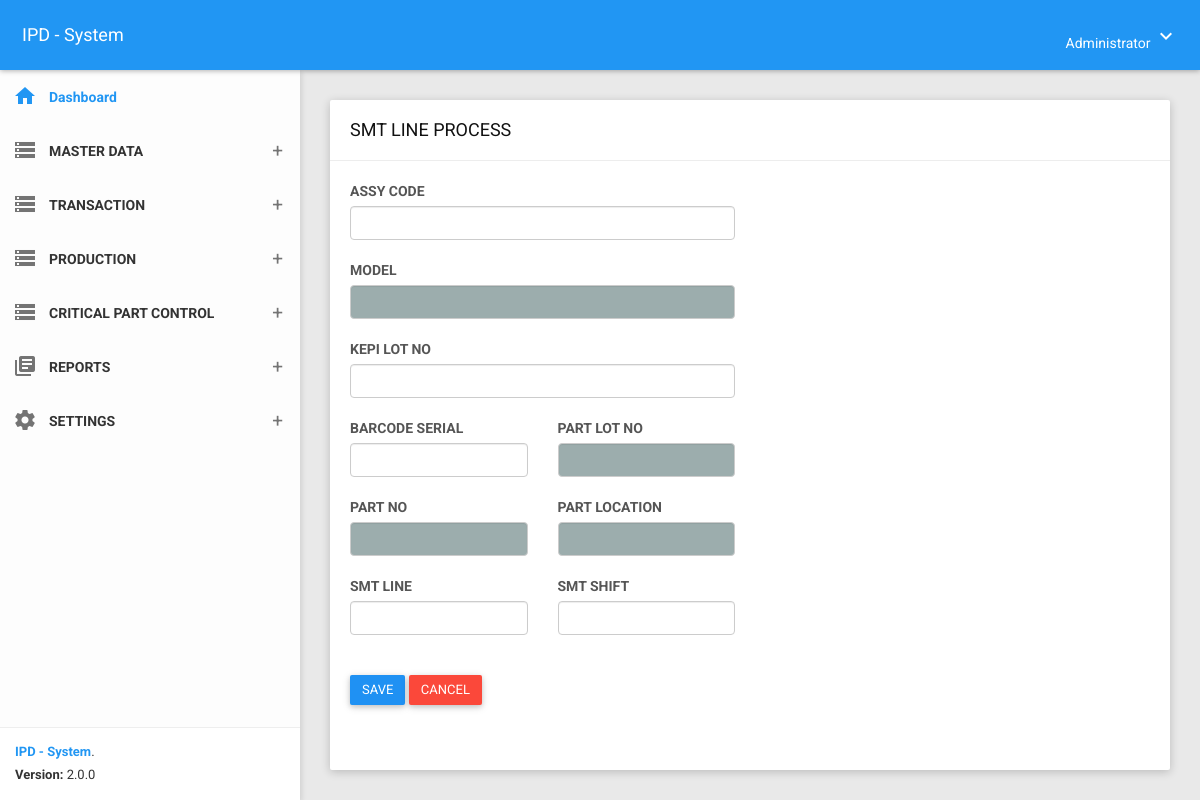
/smtprocess (signed in), run on the app's committed database.
### tables this page shows
CREATE TABLE `tblsetting` (
  `id` int NOT NULL,
  `company` varchar(100) NOT NULL,
  `address` text NOT NULL,
  `createdby` varchar(50) NOT NULL
);

CREATE TABLE `t_menugroups` (
  `menugroup` int NOT NULL,
  `description` varchar(50) NOT NULL,
  `_index` int DEFAULT NULL,
  `icon` varchar(200) DEFAULT NULL,
  `createdon` timestamp NOT NULL DEFAULT CURRENT_TIMESTAMP,
  `createdby` varchar(50) NOT NULL
);

### app/core/Controller.php (called while the page is built, shortened)
<?php
class Controller{
	public function view($view, $data = [])
	{
		require_once 'app/views/' . $view . '.php';
	}
}

### app/core/App.php (called while the page is built, shortened)
<?php
class App{
	protected $method = 'index';
	protected $params = [];
	public function __construct(){
		$this->controller = new $this->controller;
		call_user_func_array([$this->controller, $this->method], $this->params);
	}
}

### index.php (called while the page is built, shortened)
<?php
$app = new App;

### app/views/templates/header_a.php (the view, shortened to what this page needs)
<?php
    $dsn = "mysql:host=".DB_HOST.";dbname=".DB_NAME."";
    $pdo = new PDO($dsn, DB_USER, DB_PASS);
    $user = $_SESSION['usr']['user'];
    $query1 = $pdo->query("SELECT distinct * FROM v_user_menugroup WHERE username='$user' order by _index asc");
    $query3 = $pdo->query("SELECT * FROM tblsetting where id = '1'");
    $menuGroups = $query1->fetchAll();
    $setting    = $query3->fetch();
?>
<!DOCTYPE html>
<html>
<head>
    <link href="<?= BASEURL; ?>/plugins/bootstrap/css/bootstrap.css" rel="stylesheet">
    <link href="<?= BASEURL; ?>/plugins/node-waves/waves.css" rel="stylesheet" />
    <link href="<?= BASEURL; ?>/plugins/animate-css/animate.css" rel="stylesheet" />
    <link href="<?= BASEURL; ?>/plugins/jquery-datatable/skin/bootstrap/css/dataTables.bootstrap.css" rel="stylesheet">
    <link href="<?= BASEURL; ?>/plugins/sweetalert/sweetalert.css" rel="stylesheet" />
    <link href="<?= BASEURL; ?>/plugins/bootstrap-select/css/bootstrap-select.css" rel="stylesheet" />
    <link href="<?= BASEURL; ?>/css/style.css" rel="stylesheet">
    <link href="<?= BASEURL; ?>/css/themes/all-themes.css" rel="stylesheet" />
    <link href="<?= BASEURL; ?>/assets/select2/select2.min.css" rel="stylesheet" />
    <link href="<?= BASEURL; ?>/css/ui-autocomplete.css" rel="stylesheet">
    <link href="<?= BASEURL; ?>/plugins/multi-select/css/multi-select.css" rel="stylesheet">
</head>
<body class="theme-blue">
    <nav class="navbar">
        <div class="container-fluid">
            <div class="navbar-header">
                <a class="navbar-brand" href="<?= BASEURL; ?>"><?= $setting['company']; ?></a>
            </div>
            <div class="collapse navbar-collapse" id="navbar-collapse">
                <ul class="nav navbar-nav navbar-right">
                    <li class="dropdown">
                        <a href="javascript:void(0);" class="dropdown-toggle" data-toggle="dropdown" role="button">
                            <span><?= $_SESSION['usr']['name']; ?></span>
                            <i class="material-icons">keyboard_arrow_down</i>
                        </a>
                    </li>
                </ul>
            </div>
        </div>
    </nav>
    <section>
        <aside id="leftsidebar" class="sidebar">
            <div class="menu">
                <ul class="list">
                    <li class="active">
                        <a href="<?= BASEURL; ?>">
                            <i class="material-icons">home</i>
                            <span>Dashboard </span>
                        </a>
                    </li>
                    <?php foreach($menuGroups as $menugroup) : ?>
                        <li>
                            <a href="javascript:void(0);" class="menu-toggle">
                                <i class="material-icons"><?= $menugroup['icon']; ?></i>
                                <span><?= $menugroup['description']; ?></span>
                            </a>
                        </li>
                    <?php endforeach; ?>
                </ul>
            </div>
            <div class="legal">
                <div class="copyright">
                    <a href="javascript:void(0);">IPD - System</a>.
                </div>
                <div class="version">
                    <b>Version: </b> 2.0.0
                </div>
            </div>
        </aside>
    </section>

### css/themes/all-themes.css (style rules this page uses)
.theme-blue .navbar { background-color: #2196F3; }
.theme-blue .navbar-brand { color: #fff; }
.theme-blue .nav > li > a { color: #fff; }
.theme-blue .sidebar .menu .list li.active { background-color: transparent; }
.theme-blue .sidebar .menu .list li.active > :first-child i, .theme-blue .sidebar .menu .list li.active > :first-child span { color: #2196F3; }
.theme-blue .sidebar .legal { background-color: #fff; }
.theme-blue .sidebar .legal .copyright a { color: #2196F3 !important; }

### data on the page
tblsetting: company "IPD - System"
t_menugroups: description "MASTER DATA"
t_menugroups: description "TRANSACTION"
t_menugroups: description "PRODUCTION"
t_menugroups: description "CRITICAL PART CONTROL"
t_menugroups: description "REPORTS"
t_menugroups: description "SETTINGS"

### other printed values
$_SESSION['usr']['name'] "Administrator"
$data['menu'] "SMT LINE PROCESS"
